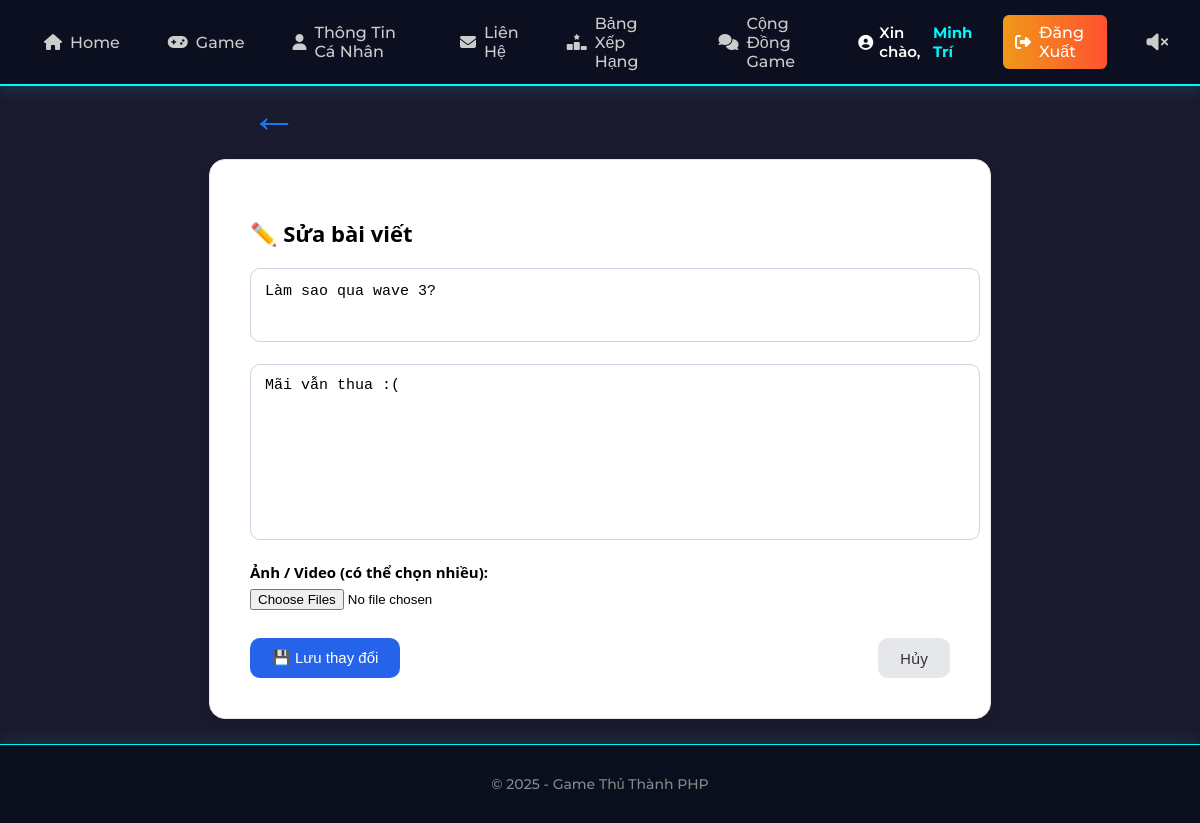
Page /forum_edit_post.php?id=13 (signed in) on the earlier database version.
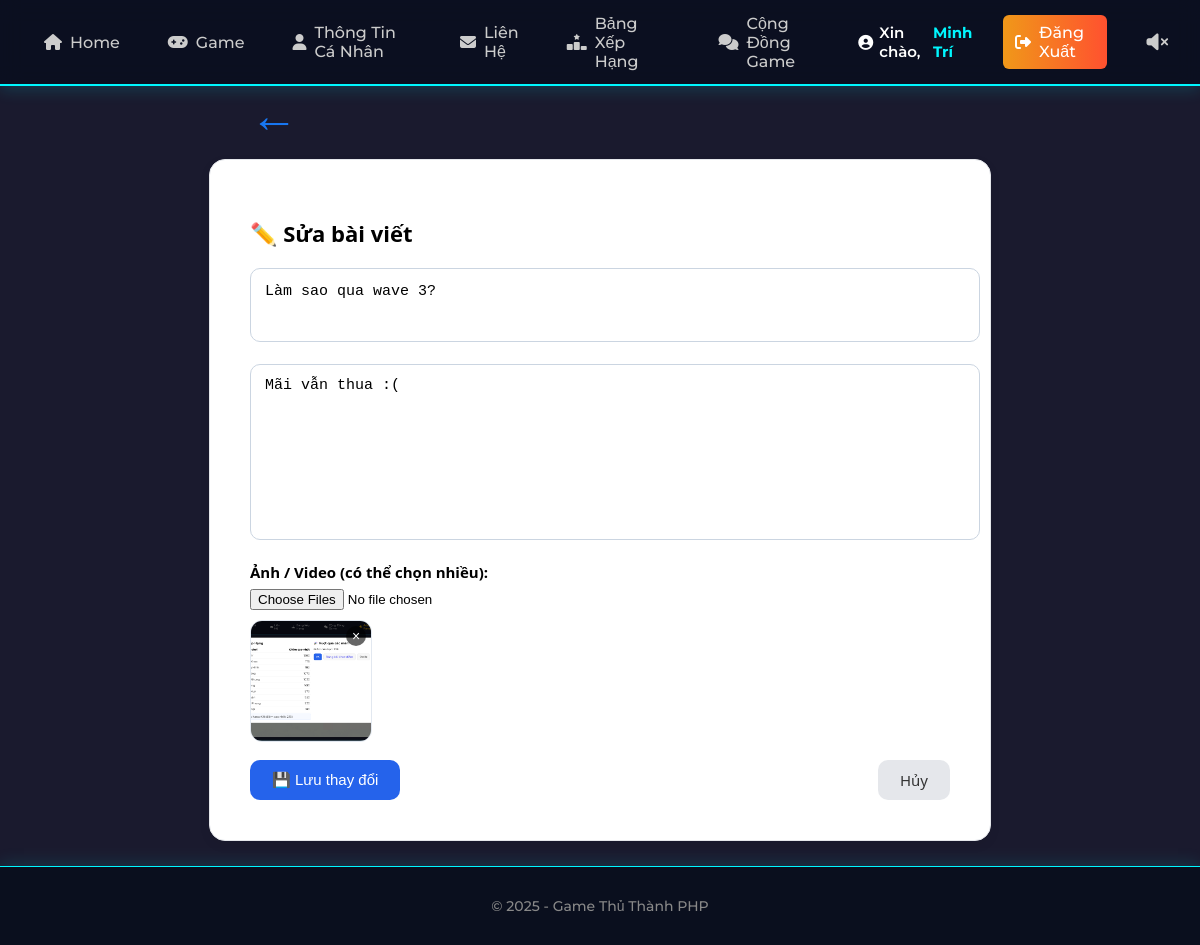
Same page on the later database version.
### tables this page shows
CREATE TABLE IF NOT EXISTS post_files (
  id INT AUTO_INCREMENT PRIMARY KEY,
  post_id INT NOT NULL,
  file_path VARCHAR(255),
  file_type VARCHAR(20),
  created_at TIMESTAMP DEFAULT CURRENT_TIMESTAMP,
  FOREIGN KEY (post_id) REFERENCES posts(id) ON DELETE CASCADE
);

### forum_edit_post.php (the view, shortened to what this page needs)
<?php
include 'includes/header.php';
$post_id = (int)($_GET['id'] ?? 0);
$stmt = $conn->prepare("SELECT * FROM posts WHERE id=?");
$stmt->bind_param("i", $post_id);
$stmt->execute();
$post = $stmt->get_result()->fetch_assoc();
$oldFiles = $conn->query("SELECT * FROM post_files WHERE post_id=$post_id");
?>
<div style="width:700px; margin:0px auto 15px auto;">
    <a href="javascript:history.back()"
       style="display:inline-block; font-size:3em; text-decoration:none; color:#1877f2;">
       ←
    </a>
</div>
<div class="edit-post-container">
    <h2>✏️ Sửa bài viết</h2>
    <div class="edit-post">
        <form method="post" enctype="multipart/form-data">
            <textarea class="edit-title"
                      name="title"
                      placeholder="Tiêu đề bài viết..."><?= htmlspecialchars($post['title']) ?></textarea>
            <textarea class="edit-textarea"
                      name="content"
                      placeholder="Nội dung bài viết..."><?= htmlspecialchars($post['content']) ?></textarea>
            <label class="edit-label">Ảnh / Video (có thể chọn nhiều):</label>
            <input type="file" id="fileInput" name="files[]" multiple accept="image/*,video/mp4">
            <div id="previewArea" class="edit-preview">
                <?php foreach ($oldFiles as $f): ?>
                    <div class="edit-preview-item old-file" data-old-id="<?= $f['id'] ?>">
                        <?php if ($f['file_type']==='image'): ?>
                            <img src="<?= $f['file_path'] ?>">
                        <?php else: ?>
                            <video src="<?= $f['file_path'] ?>" muted autoplay loop></video>
                        <?php endif; ?>
                        <button type="button" class="edit-del-old" data-id="<?= $f['id'] ?>">×</button>
                    </div>
                <?php endforeach; ?>
            </div>
            <div class="edit-actions">
                <button class="edit-btn" type="submit">💾 Lưu thay đổi</button>
                <a class="edit-cancel" href="javascript:history.back()">Hủy</a>
            </div>
        </form>
    </div>
</div>
<?php include 'includes/footer.php'; ?>

Differences in the rows shown:
added post_files: file_path (picture)
